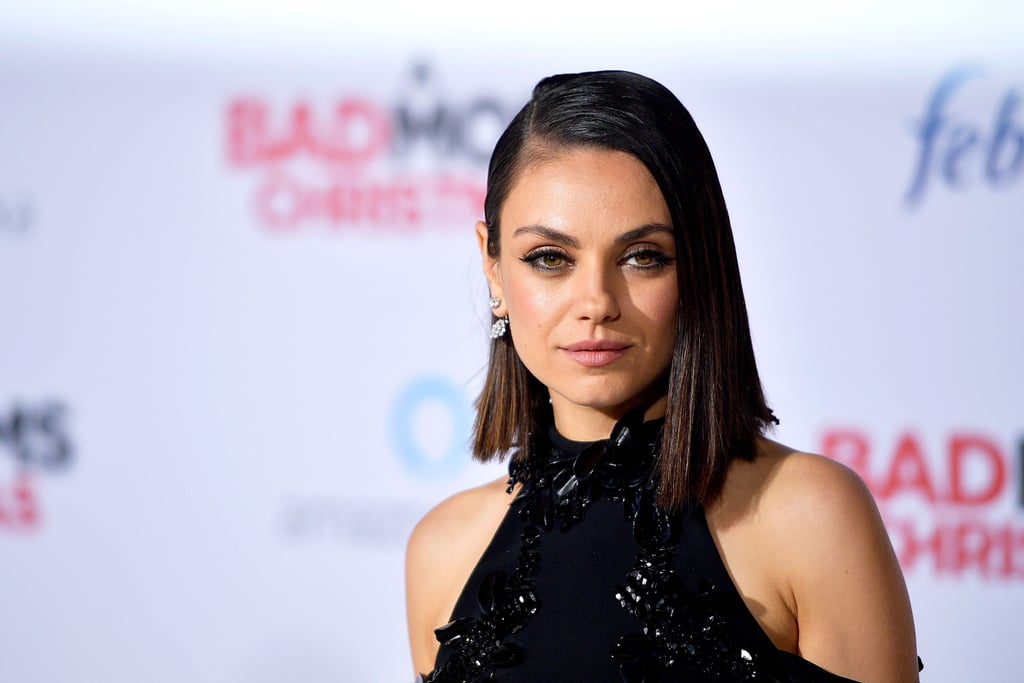
#> input picture mila_kunis.jpg, 1024 x 683 px
$ python face_detect.py
#> lines starting #> are read from the running program, lines starting #| are printed output that depends on the picture; after the words box and inside, x2 and y2 are one past the last pixel; in counts of white or black regions, pixels touching at a corner belong together
'''
OpenCV Script -

We will detect a face in this script using Haarcascade algorithm

Process :-


1. Creating a cascade classifier. It will contain the face features.
2. Search for the row and column values of the face in the numpy array (The face rectangle coordinates).
3. Display the image with rectangle box around it.


'''

import cv2

face_cascade=cv2.CascadeClassifier('haarcascade_frontalface_default.xml') #creating XML file for face features


img = cv2.imread('mila_kunis.jpg') # change photo path here
#> img is the input picture: shape (683, 1024, 3); mean B, G, R 187.6, 174.3, 181.8
gray_img = cv2.cvtColor(img, cv2.COLOR_BGR2GRAY) #converting the image into grayscale image
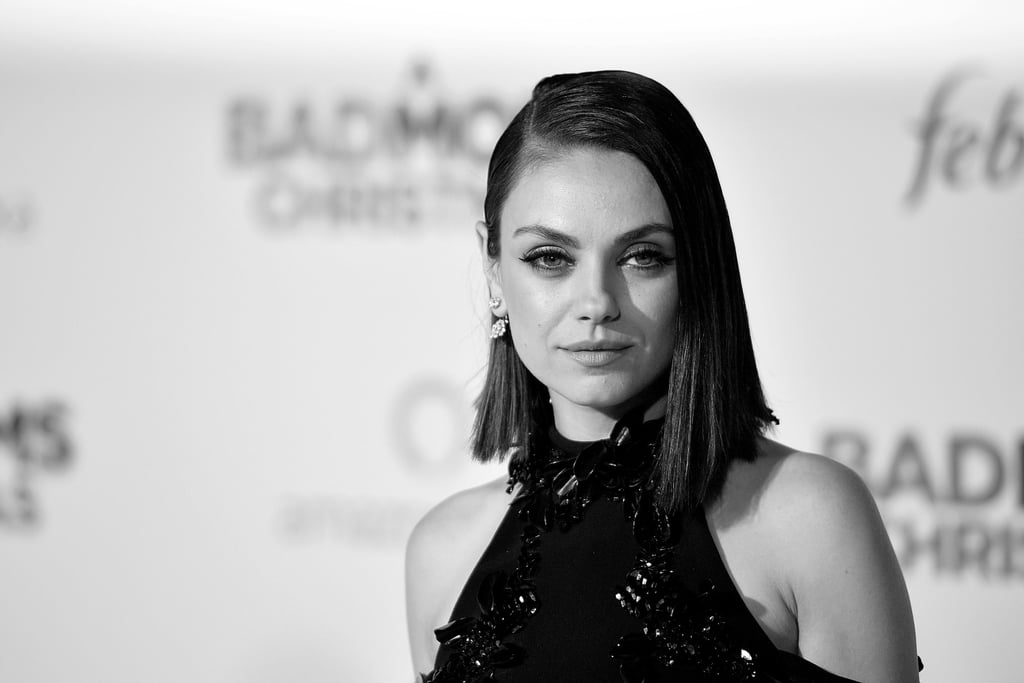
#> gray_img: shape (683, 1024); min 0, max 255, mean 178.1

faces=face_cascade.detectMultiScale(gray_img, scaleFactor = 1.05, minNeighbors=5) #search the coordinates of the image
#> faces = [[477, 166, 237, 237]]

'''
detectMultiScale - method for the face rectangle coordinates
scaleFactor - decreases the shape value by 5%, until the face is found. Smaller this value, greater the accuracy
'''

for x, y, w, h in faces:
    img=cv2.rectangle(img, (x,y), (x+w, y+h), (0,255,0), 3)
#> this loop made 1 pass
#> pass 1, `img=cv2.rectangle(img, (x,y), (x+w, y+h), (0,255,0), 3)`:
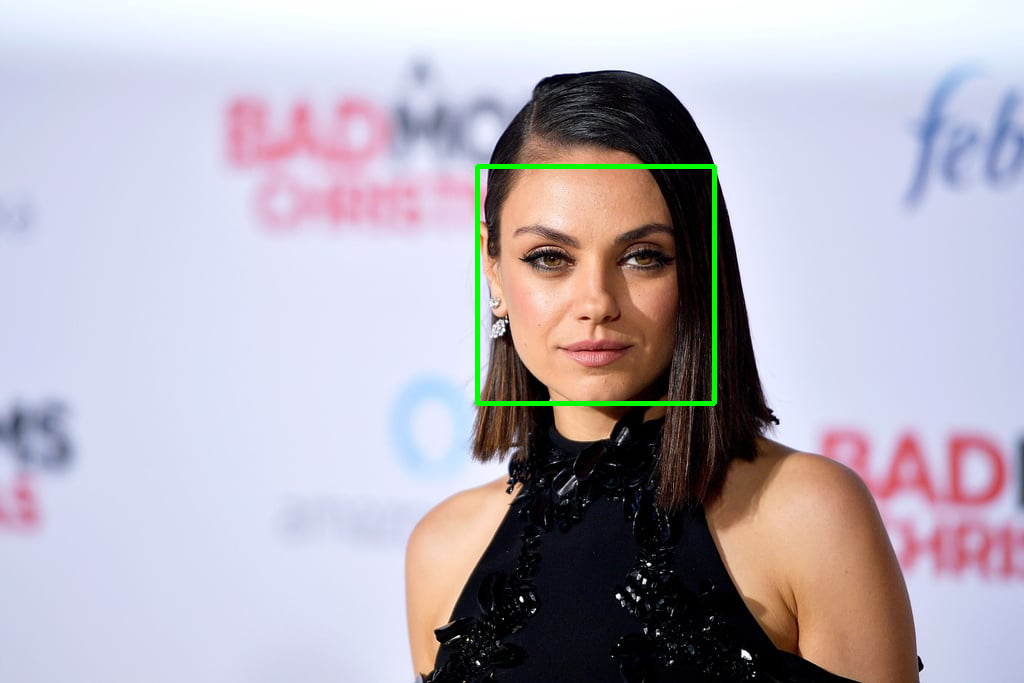
#> img: shape (683, 1024, 3); 0.68% of pixels changed, all inside (x1, y1, x2, y2) = (475, 164, 717, 406)


#resize_img = img.resize(img, (int(img.shape[1]/7), int(img.shape[0]/7)))

cv2.imshow('image_with_detection', img)
cv2.waitKey(0)
cv2.destroyAllWindows() # closes the window based on waitKey parameter

print(type(faces))
#| <class 'numpy.ndarray'>
print(faces)
#| [[477 166 237 237]]
